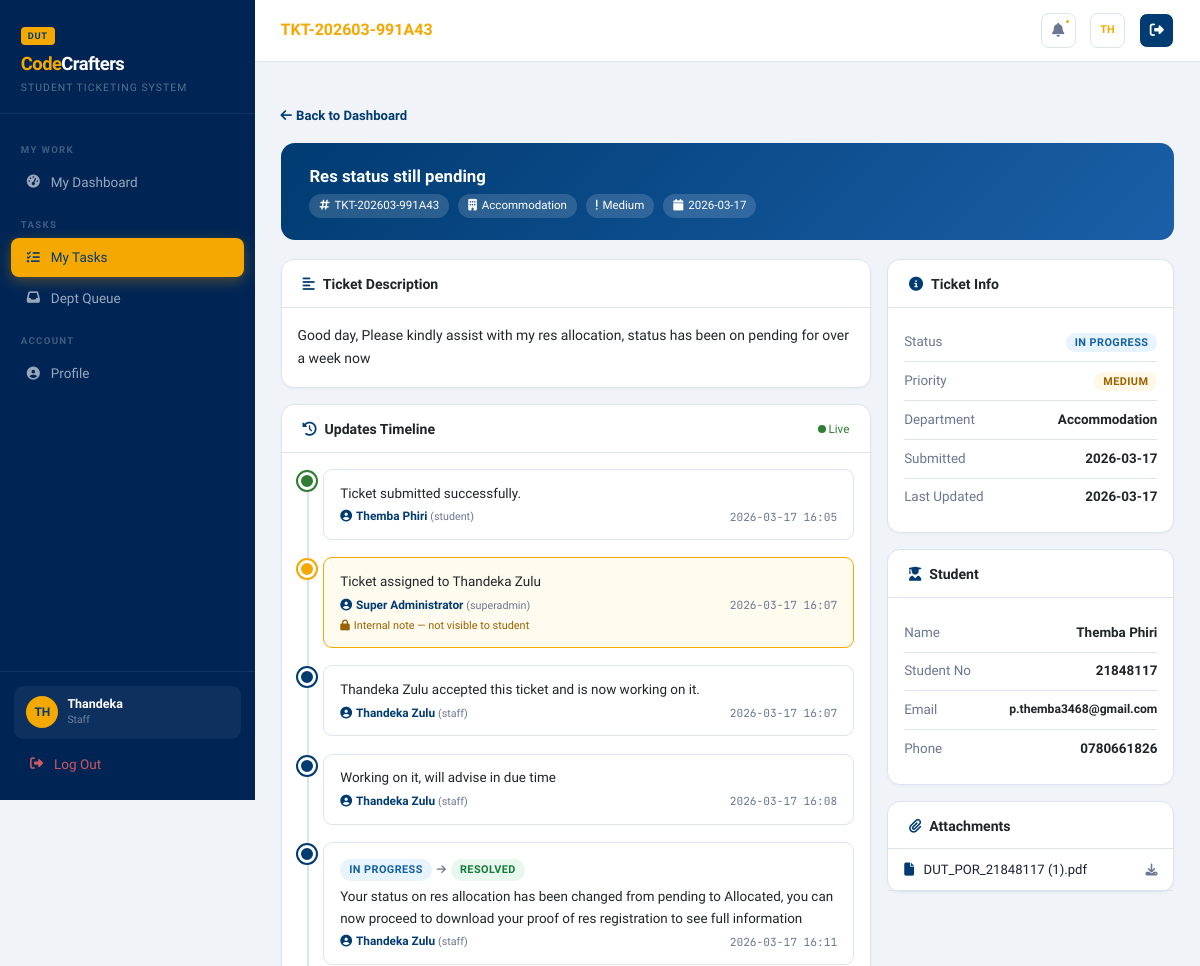
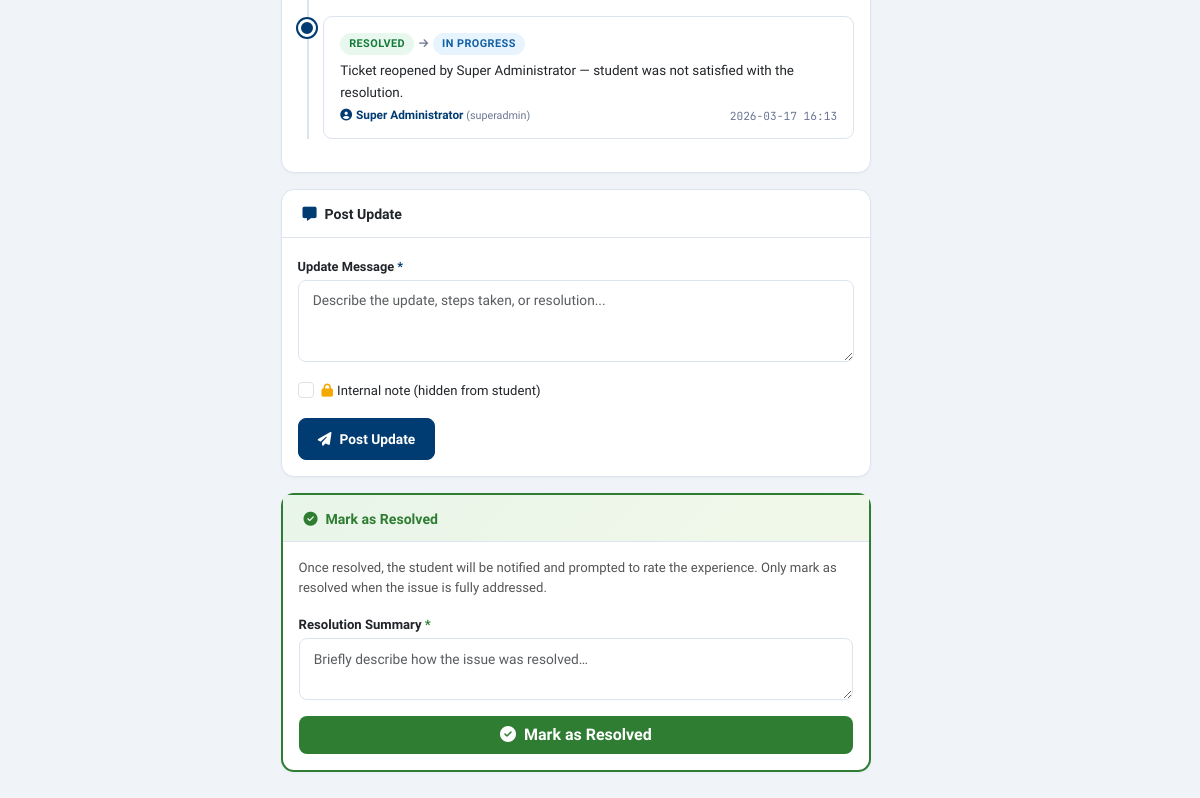
The app's page /staff/ticket/TKT-202603-991A43 (signed in) with its own data (2 pictures, top to bottom).
### tables this page shows
CREATE TABLE users (
        id            INTEGER PRIMARY KEY AUTOINCREMENT,
        student_no    TEXT UNIQUE,
        full_name     TEXT NOT NULL,
        email         TEXT UNIQUE NOT NULL,
        phone         TEXT,
        password_hash TEXT NOT NULL,
        role          TEXT NOT NULL DEFAULT 'student',
        department_id INTEGER,
        is_active     INTEGER NOT NULL DEFAULT 1,
        created_at    TEXT NOT NULL,
        FOREIGN KEY(department_id) REFERENCES departments(id)
    );

CREATE TABLE tickets (
        id            INTEGER PRIMARY KEY AUTOINCREMENT,
        ticket_no     TEXT UNIQUE NOT NULL,
        student_id    INTEGER NOT NULL,
        department_id INTEGER NOT NULL,
        assigned_to   INTEGER,
        subject       TEXT NOT NULL,
        description   TEXT NOT NULL,
        priority      TEXT NOT NULL DEFAULT 'Medium',
        status        TEXT NOT NULL DEFAULT 'Pending',
        is_anonymous  INTEGER NOT NULL DEFAULT 0,
        created_at    TEXT NOT NULL,
        updated_at    TEXT NOT NULL,
        resolved_at   TEXT,
        rating        INTEGER,
        rating_comment TEXT,
        FOREIGN KEY(student_id)    REFERENCES users(id),
        FOREIGN KEY(department_id) REFERENCES departments(id),
        FOREIGN KEY(assigned_to)   REFERENCES users(id)
    );

CREATE TABLE departments (
        id    INTEGER PRIMARY KEY AUTOINCREMENT,
        name  TEXT UNIQUE NOT NULL,
        email TEXT,
        head  TEXT
    );

CREATE TABLE ticket_updates (
        id          INTEGER PRIMARY KEY AUTOINCREMENT,
        ticket_id   INTEGER NOT NULL,
        author_id   INTEGER NOT NULL,
        old_status  TEXT,
        new_status  TEXT,
        message     TEXT,
        is_internal INTEGER NOT NULL DEFAULT 0,
        created_at  TEXT NOT NULL,
        FOREIGN KEY(ticket_id)  REFERENCES tickets(id),
        FOREIGN KEY(author_id)  REFERENCES users(id)
    );

CREATE TABLE attachments (
        id            INTEGER PRIMARY KEY AUTOINCREMENT,
        ticket_id     INTEGER NOT NULL,
        filename      TEXT NOT NULL,
        original_name TEXT NOT NULL,
        file_size     INTEGER,
        uploaded_at   TEXT NOT NULL,
        FOREIGN KEY(ticket_id) REFERENCES tickets(id)
    );

### app.py (the view, shortened to what this page needs)
@app.route('/staff/ticket/<tno>', methods=['GET','POST'])
@login_required
def staff_ticket(tno):
    u = current_user()
    if u['role'] not in ('staff','superadmin'):
        return redirect(url_for('dashboard'))
    db = get_db()
    ticket = db.execute("""
        SELECT t.*, d.name as dept_name, d.id as dept_id,
               s.full_name as student_name, s.email as student_email,
               s.student_no, s.phone as student_phone,
               a.full_name as assignee_name
        FROM tickets t JOIN departments d ON t.department_id=d.id
        JOIN users s ON t.student_id=s.id LEFT JOIN users a ON t.assigned_to=a.id
        WHERE t.ticket_no=?
    """, (tno,)).fetchone()
    if not ticket:
        db.close(); flash('Ticket not found.','danger')
        return redirect(url_for('staff_dashboard'))
    updates = db.execute("""SELECT tu.*, u.full_name as author_name, u.role as author_role
                            FROM ticket_updates tu JOIN users u ON tu.author_id=u.id
                            WHERE tu.ticket_id=? ORDER BY tu.created_at ASC""", (ticket['id'],)).fetchall()
    attachments = db.execute("SELECT * FROM attachments WHERE ticket_id=?", (ticket['id'],)).fetchall()
    db.close()
    return render_template('staff/ticket.html', ticket=ticket, updates=updates, attachments=attachments)

### templates/staff/ticket.html (shortened to what this page needs)
{% extends 'base.html' %}
{% block page_title %}<span>{{ ticket['ticket_no'] }}</span>{% endblock %}
{% block content %}
<div class="mb-3">
  <a href="{{ url_for('staff_dashboard') }}" style="font-size:.82rem;color:#003B71;text-decoration:none;font-weight:600">
    <i class="fas fa-arrow-left me-1"></i>Back to Dashboard
  </a>
</div>
<div class="ticket-hero">
  <h5>{{ ticket['subject'] }}</h5>
  <div>
    <span class="meta-pill"><i class="fas fa-hashtag"></i>{{ ticket['ticket_no'] }}</span>
    <span class="meta-pill"><i class="fas fa-building"></i>{{ ticket['dept_name'] }}</span>
    <span class="meta-pill">{{ ticket['priority'] }}</span>
    <span class="meta-pill"><i class="fas fa-calendar"></i>{{ ticket['created_at'][:10] }}</span>
  </div>
</div>
<div class="row g-3">
  <div class="col-lg-8">
    <div class="card mb-3">
      <div class="card-head"><h6><i class="fas fa-align-left me-2" style="color:#003B71"></i>Ticket Description</h6></div>
      <div class="card-body">
        <p style="font-size:.87rem;line-height:1.7;margin:0">{{ ticket['description'] }}</p>
      </div>
    </div>
    <div class="card mb-3">
      <div class="card-head">
        <h6><i class="fas fa-history me-2" style="color:#003B71"></i>Updates Timeline</h6>
        <span style="font-size:.73rem;color:#2e7d32"><span class="live-dot"></span> Live</span>
      </div>
      <div class="card-body">
        <div class="tl" id="timeline">
          {% for upd in updates %}
          <div class="tl-item" data-id="{{ upd['id'] }}">
            <div class="tl-dot {% if upd['is_internal'] %}internal{% elif upd['author_role']=='student' %}student{% endif %}"></div>
            <div class="tl-card {% if upd['is_internal'] %}internal-note{% endif %}">
              {% if upd['old_status'] and upd['new_status'] %}
              <div class="status-change">
                <span class="st-badge st-{{ upd['old_status'].replace(' ','-') }}">{{ upd['old_status'] }}</span>
                <i class="fas fa-arrow-right" style="color:var(--muted);font-size:.65rem"></i>
                <span class="st-badge st-{{ upd['new_status'].replace(' ','-') }}">{{ upd['new_status'] }}</span>
              </div>
              {% endif %}
              <div style="font-size:.84rem;line-height:1.6">{{ upd['message'] }}</div>
              <div class="d-flex justify-content-between align-items-center mt-1">
                <span style="font-size:.74rem;font-weight:600;color:#003B71">
                  <i class="fas fa-user-circle me-1"></i>{{ upd['author_name'] }}
                  <span style="font-size:.67rem;color:var(--muted);font-weight:400">({{ upd['author_role'] }})</span>
                </span>
                <span class="tl-ts">{{ upd['created_at'][:16] }}</span>
              </div>
              {% if upd['is_internal'] %}
              <div style="font-size:.68rem;color:#9a6200;margin-top:3px"><i class="fas fa-lock me-1"></i>Internal note — not visible to student</div>
              {% endif %}
            </div>
          </div>
          {% else %}
          <div style="text-align:center;color:var(--muted);font-size:.84rem;padding:1rem">No updates yet</div>
          {% endfor %}
        </div>
      </div>
    </div>
    {% if ticket['assigned_to'] == cu['id'] or cu['role'] == 'superadmin' %}
    <div class="card">
      <div class="card-head"><h6><i class="fas fa-comment-alt me-2" style="color:#003B71"></i>Post Update</h6></div>
      <div class="card-body">
        <form method="POST" id="updateForm">
          <div class="mb-3">
            <label class="form-label">Update Message <span style="color:#003B71">*</span></label>
            <textarea name="message" class="form-control" rows="3" placeholder="Describe the update, steps taken, or resolution..." required></textarea>
          </div>
          <div class="mb-3">
            <div class="form-check">
              <input class="form-check-input" type="checkbox" name="is_internal" id="intNote">
              <label class="form-check-label" for="intNote" style="font-size:.82rem">
                <i class="fas fa-lock me-1" style="color:#F5A800"></i>Internal note (hidden from student)
              </label>
            </div>
          </div>
          <button type="submit" class="btn btn-primary"><i class="fas fa-paper-plane me-2"></i>Post Update</button>
        </form>
      </div>
    </div>
    {% if ticket['status'] == 'In Progress' %}
    <div class="card mt-3" style="border:2px solid #2e7d32">
      <div class="card-head" style="background:linear-gradient(135deg,#e8f5e9,#f1f8e9)">
        <h6 style="color:#2e7d32"><i class="fas fa-check-circle me-2"></i>Mark as Resolved</h6>
      </div>
      <div class="card-body">
        <p style="font-size:.82rem;color:#555;margin-bottom:.9rem">Once resolved, the student will be notified and prompted to rate the experience. Only mark as resolved when the issue is fully addressed.</p>
        <form method="POST">
          <div class="mb-3">
            <label class="form-label" style="font-size:.82rem;font-weight:600">Resolution Summary <span style="color:#2e7d32">*</span></label>
            <textarea name="message" class="form-control" rows="2" placeholder="Briefly describe how the issue was resolved…" required></textarea>
          </div>
          <button type="submit" class="btn w-100" style="background:#2e7d32;color:#fff;font-weight:700;border-radius:8px;">
            <i class="fas fa-check-circle me-2"></i>Mark as Resolved
          </button>
        </form>
      </div>
    </div>
    {% endif %}
    {% else %}
    <div class="alert alert-warning">
      <i class="fas fa-info-circle me-2"></i>This ticket is not assigned to you. Accept it from the dashboard to post updates.
    </div>
    {% endif %}
  </div>
  <div class="col-lg-4">
    <div class="card mb-3">
      <div class="card-head"><h6><i class="fas fa-info-circle me-2" style="color:#003B71"></i>Ticket Info</h6></div>
      <div class="card-body">
        <div class="info-row"><span class="info-lbl">Status</span><span class="info-val"><span class="st-badge st-{{ ticket['status'].replace(' ','-') }}">{{ ticket['status'] }}</span></span></div>
        <div class="info-row"><span class="info-lbl">Priority</span><span class="info-val"><span class="st-badge pr-{{ ticket['priority'] }}">{{ ticket['priority'] }}</span></span></div>
        <div class="info-row"><span class="info-lbl">Department</span><span class="info-val">{{ ticket['dept_name'] }}</span></div>
        <div class="info-row"><span class="info-lbl">Submitted</span><span class="info-val">{{ ticket['created_at'][:10] }}</span></div>
        <div class="info-row"><span class="info-lbl">Last Updated</span><span class="info-val">{{ ticket['updated_at'][:10] }}</span></div>
      </div>
    </div>
    <div class="card mb-3">
      <div class="card-head"><h6><i class="fas fa-user-graduate me-2" style="color:#003B71"></i>Student</h6></div>
      <div class="card-body">
        {% if ticket['is_anonymous'] %}
        <div style="text-align:center;color:var(--muted);font-size:.84rem"><i class="fas fa-user-secret d-block" style="font-size:1.5rem;margin-bottom:.4rem"></i>Anonymous submission</div>
        {% else %}
        <div class="info-row"><span class="info-lbl">Name</span><span class="info-val">{{ ticket['student_name'] }}</span></div>
        {% if ticket['student_no'] %}<div class="info-row"><span class="info-lbl">Student No</span><span class="info-val">{{ ticket['student_no'] }}</span></div>{% endif %}
        {% if ticket['student_email'] %}<div class="info-row"><span class="info-lbl">Email</span><span class="info-val" style="font-size:.76rem">{{ ticket['student_email'] }}</span></div>{% endif %}
        {% if ticket['student_phone'] %}<div class="info-row"><span class="info-lbl">Phone</span><span class="info-val">{{ ticket['student_phone'] }}</span></div>{% endif %}
        {% endif %}
      </div>
    </div>
    {% if attachments %}
    <div class="card">
      <div class="card-head"><h6><i class="fas fa-paperclip me-2" style="color:#003B71"></i>Attachments</h6></div>
      <div class="card-body p-0">
        {% for a in attachments %}
        <a href="{{ url_for('static', filename='uploads/' + a['filename']) }}" target="_blank"
           style="display:flex;align-items:center;gap:.6rem;padding:.65rem 1rem;border-bottom:1px solid var(--border);text-decoration:none;color:var(--text);font-size:.82rem;">
          <i class="fas fa-file" style="color:#003B71"></i>
          <span style="flex:1">{{ a['original_name'][:30] }}</span>
          <i class="fas fa-download" style="color:var(--muted);font-size:.75rem"></i>
        </a>
        {% endfor %}
      </div>
    </div>
    {% endif %}
  </div>
</div>
{% endblock %}

### templates/base.html (shortened to what this page needs)
<!DOCTYPE html>
<html lang="en">
<head>
<link href="https://cdn.jsdelivr.net/npm/bootstrap@5.3.2/dist/css/bootstrap.min.css" rel="stylesheet">
<link href="https://cdnjs.cloudflare.com/ajax/libs/font-awesome/6.5.0/css/all.min.css" rel="stylesheet">
</head>
<body>
{% if cu %}
<aside class="sidebar" id="sidebar">
  <div class="sb-brand">
    <div class="sb-dut-badge">DUT</div>
    <div class="sb-logo"><span>Code</span>Crafters</div>
    <div class="sb-tagline">Student Ticketing System</div>
  </div>
  <nav class="sb-nav">
    {% if cu['role'] in ('staff','superadmin') %}
    {% if cu['role'] == 'staff' %}
    <div class="sb-section">My Work</div>
    <a href="{{ url_for('staff_dashboard') }}" class="sb-link {% if request.endpoint=='staff_dashboard' %}active{% endif %}">
      <span class="sb-icon"><i class="fas fa-tachometer-alt"></i></span>My Dashboard
    </a>
    <div class="sb-section">Tasks</div>
    <a href="{{ url_for('staff_dashboard') }}#my-tasks" class="sb-link {% if request.endpoint in ('staff_ticket',) %}active{% endif %}">
      <span class="sb-icon"><i class="fas fa-tasks"></i></span>My Tasks
    </a>
    <a href="{{ url_for('staff_dashboard') }}#dept-queue" class="sb-link">
      <span class="sb-icon"><i class="fas fa-inbox"></i></span>Dept Queue
    </a>
    <div class="sb-section">Account</div>
    <a href="{{ url_for('profile') }}" class="sb-link {% if request.endpoint=='profile' %}active{% endif %}">
      <span class="sb-icon"><i class="fas fa-user-circle"></i></span>Profile
    </a>
    {% endif %}
    {% endif %}
  </nav>
  <div class="sb-footer">
    <div class="uc">
      <div class="uc-av">{{ cu['full_name'][:2].upper() }}</div>
      <div><div class="uc-name">{{ cu['full_name'].split()[0] }}</div><div class="uc-role">{{ cu['role'] }}</div></div>
    </div>
    <a href="{{ url_for('logout') }}" class="sb-link" style="color:rgba(255,100,100,.8)">
      <span class="sb-icon"><i class="fas fa-sign-out-alt"></i></span>Log Out
    </a>
  </div>
</aside>
<div class="main">
  <div class="topbar">
    <div class="topbar-title">{% block page_title %}Dashboard{% endblock %}</div>
    <a href="#notifPanel" class="tb-btn" data-bs-toggle="offcanvas">
      <i class="fas fa-bell" style="font-size:.88rem"></i>
      {% if unread>0 %}<span class="ndot"></span>{% endif %}
    </a>
    <a href="{{ url_for('profile') if cu['role']=='student' else url_for('admin_dashboard') }}" class="tb-btn">
      <span style="font-size:.68rem;font-weight:800;color:#F5A800">{{ cu['full_name'][:2].upper() }}</span>
    </a>
    <a href="{{ url_for('logout') }}" class="tb-btn" title="Logout" style="border-color:#fff;background:#003B71;color:#fff;">
      <i class="fas fa-sign-out-alt" style="font-size:.88rem"></i>
    </a>
  </div>
  <div class="px-4 pt-3">
  </div>
  <div class="page-body">{% block content %}{% endblock %}</div>
</div>
{% endif %}
</body>
</html>

### records on screen
users: full_name "TH", full_name "Thandeka", role "Staff"
tickets: ticket_no "TKT-202603-991A43", subject "Res status still pending", priority "Medium", created_at "2026-03-17", description "Good day, Please kindly assist with my res allocation, status has been on pending for over a week now", status "IN PROGRESS", priority "MEDIUM", updated_at "2026-03-17"
departments: dept_name "Accommodation"
ticket_updates: is_internal 0 (drawn), message "Ticket submitted successfully.", author_name "Themba Phiri", author_role "student", created_at "2026-03-17 16:05"
ticket_updates: is_internal 1 (drawn), message "Ticket assigned to Thandeka Zulu", author_name "Super Administrator", author_role "superadmin", created_at "2026-03-17 16:07"
ticket_updates: is_internal 0 (drawn), message "Thandeka Zulu accepted this ticket and is now working on it.", author_name "Thandeka Zulu", author_role "staff", created_at "2026-03-17 16:07"
ticket_updates: is_internal 0 (drawn), message "Working on it, will advise in due time", author_name "Thandeka Zulu", author_role "staff", created_at "2026-03-17 16:08"
ticket_updates: is_internal 0 (drawn), old_status "IN PROGRESS", new_status "RESOLVED", message "Your status on res allocation has been changed from pending to Allocated, you can now proceed to download your proof of res registration to see full information", author_name "Thandeka Zulu", author_role "staff", created_at "2026-03-17 16:11"
ticket_updates: is_internal 0 (drawn), old_status "RESOLVED", new_status "IN PROGRESS", message "Ticket reopened by Super Administrator — student was not satisfied with the resolution.", author_name "Super Administrator", author_role "superadmin", created_at "2026-03-17 16:13"
users: student_name "Themba Phiri", student_no "21848117", student_email "p.themba3468@gmail.com", student_phone "0780661826"
attachments: original_name "DUT_POR_21848117 (1).pdf"
